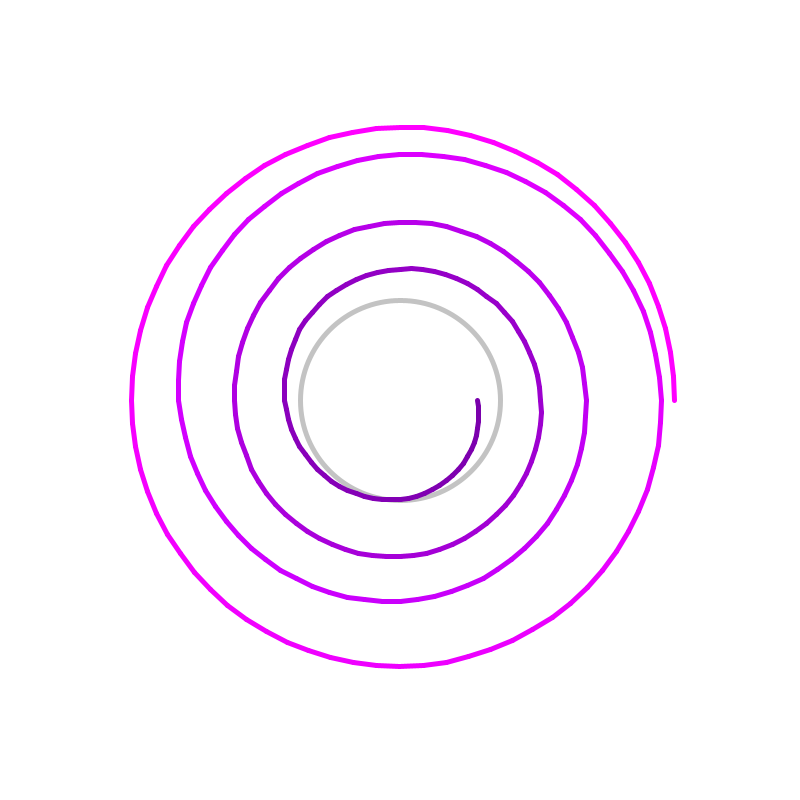
Frame 1 (no input)
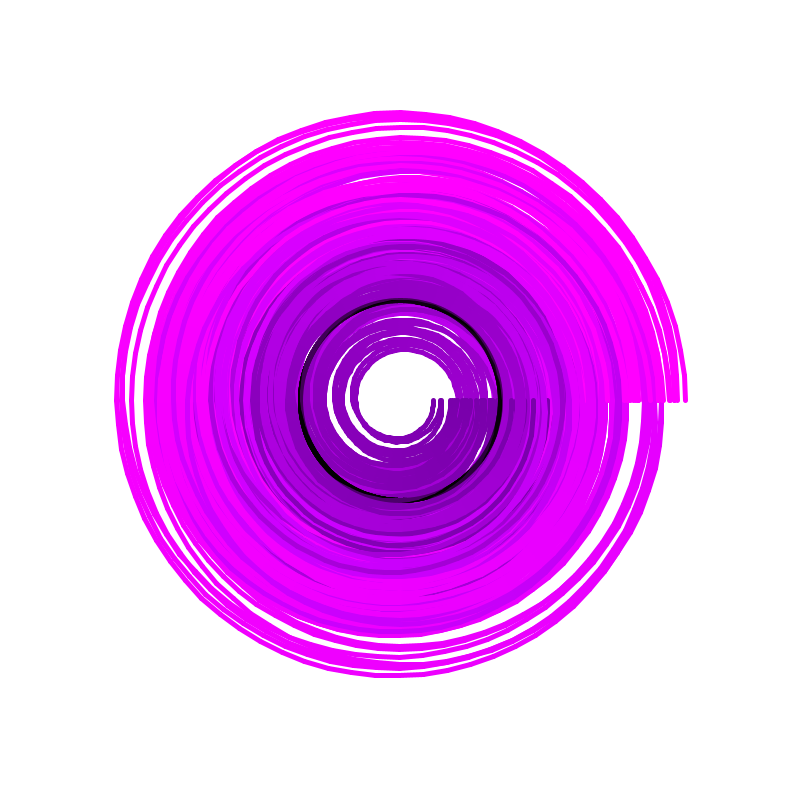
Frame 60 (the mouse pressed at the canvas centre just before this capture)
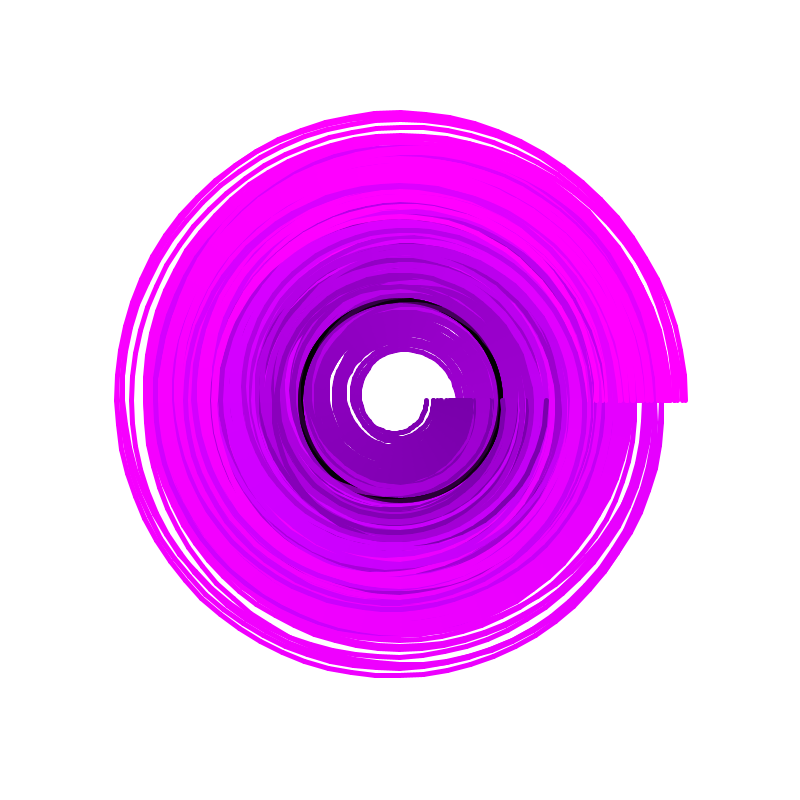
Frame 120 (the mouse held since frame 60 and released just before this capture)

The Processing sketch that drew these frames (run headless with seeded random() and noise(); from frame 60 on, the mouse is pressed at the canvas centre):

// Processing sketch: processing_48573
// ── processing_48573.pde

int radius;
int floatang;
int ang;
int centX, centY, rad;
float thisRadius;
int x, y, lastx, lasty;

int i =0 ;

void setup() {

  size(800, 800);


  background(255);
}


void draw() {
  if (i<100) {

    strokeWeight(5); 
    smooth();
    float radius = 100; 
    int centX = width/2; 
    int centY = height/2;
    stroke(0, 60); 
    noFill(); 
    ellipse(centX, centY, radius*2, radius*2);
    stroke(20, 50, 70); 
    float x, y; 
    float lastx = -999; 
    float lasty = -999;
    float radiusNoise = random(100);

    for (float ang = 0; ang <= 1440; ang += 5) {
      radiusNoise+=0.005;
      radius+=0.5;
      float thisRadius = radius + (noise(radiusNoise) * 200) - 100;
      float rad = radians(ang); 
      x = centX + (thisRadius * cos(rad));
      y = centY + (thisRadius * sin(rad));
      if (lastx > -999) {
        stroke(20+radius, 50-radius, 70+radius); 
        line(x, y, lastx, lasty);
      }
      lastx = x; 
      lasty = y;
    }
  }
  i++;
}
